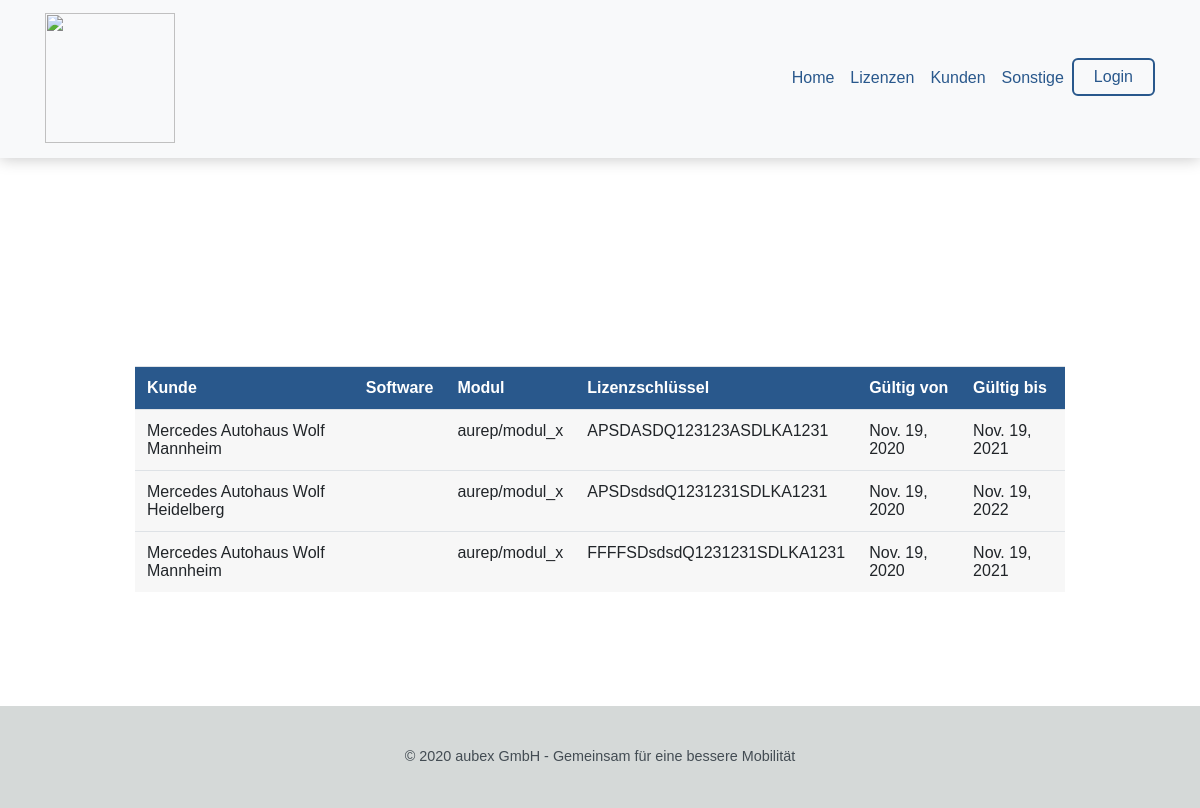
The page /lizenzen/ on the database as committed earlier.
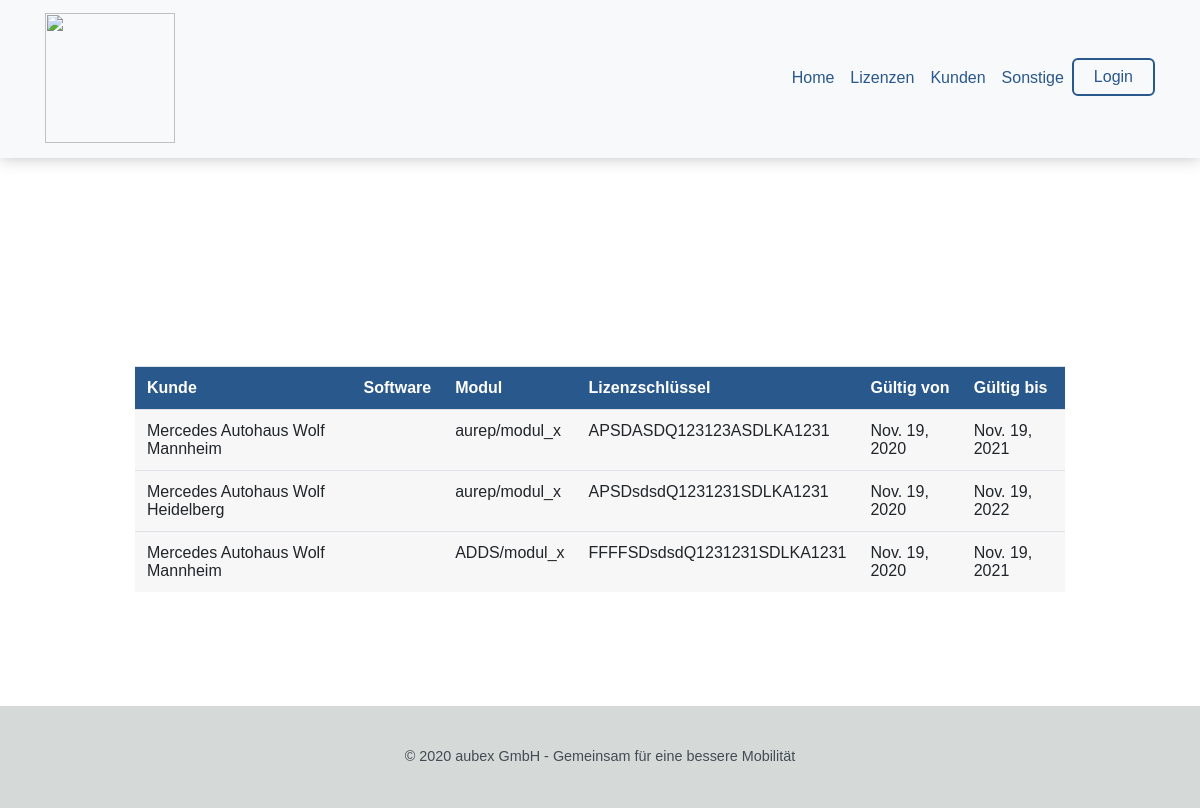
The same page on the database as committed later.
### pages/models.py (models this page shows, shortened)
class Lizenz(models.Model):
    KundeHatSoftware = models.ForeignKey(KundeHatSoftware, on_delete=models.CASCADE)
    modul = models.ForeignKey(Modul, on_delete=models.CASCADE)
    license_key = models.CharField(max_length=300)
    detail = models.TextField()
    gültig_von = models.DateField(auto_now_add=False, auto_now=False, blank=True)
    gültig_bis = models.DateField(auto_now_add=False, auto_now=False, blank=True)

class Modul(models.Model):
    name = models.CharField(max_length=50)
    produkt = models.ForeignKey(Software, on_delete=models.CASCADE)
    def __str__(self):
        return self.produkt.software_name + "/" + self.name

class Software(models.Model):
    software_name = models.CharField(max_length=50)
    version = models.CharField(max_length=10, default="NULL")
    beschreibung = models.TextField(default="")

class KundeHatSoftware(models.Model):
    standort = models.ForeignKey(Standort, on_delete=models.CASCADE)
    software = models.ForeignKey(Software, on_delete=models.CASCADE)
    version = models.CharField(max_length=10)

class Standort(models.Model):
    kunde = models.ForeignKey(Kunde, on_delete=models.CASCADE)
    name = models.CharField(max_length=50)
    telNr = models.CharField(max_length=50)
    email = models.EmailField()
    strasse = models.CharField(max_length=100)
    hausnr = models.CharField(max_length=5)
    plz = models.CharField(max_length=10)
    ort = models.CharField(max_length=50)

### pages/views.py (the view)
# urls.py: path('lizenzen/', page.lizenzen, name='lizenzen'),
def lizenzen(request):
    context = {
        'lizenzen' : Lizenz.objects.all()
    }
    return render(request,"lizenz.html", context)

### templates/lizenz/lizenz.html (shortened to what this page needs)
{% extends "base.html" %}
{% block content %}
<div class="container">
   <table class="table">
    <tr>
        <th>Kunde</th>
        <th>Software</th>
        <th>Modul</th>
        <th>Lizenzschlüssel</th>
        <th>Gültig von</th>
        <th>Gültig bis</th>
    </tr>
    {% for lizenz in lizenzen %}
    <tr>
        <td>{{ lizenz.KundeHatSoftware.standort.name }}</td>
        <td>{{ lizenz.KundeHatSoftware.Software }}
        <td>{{ lizenz.modul }}</td>
        <td>{{ lizenz.license_key }}</td>
        <td>{{ lizenz.gültig_von }}</td>
        <td>{{ lizenz.gültig_bis }}</td>
    </tr>
    {% endfor %}
</table>
</div>
{% endblock content %}

Rows that differ between the two databases and show on the page:
changed Lizenz "FFFFSDsdsdQ1231231SDLKA1231": modul "aurep/modul_x" → "ADDS/modul_x"
